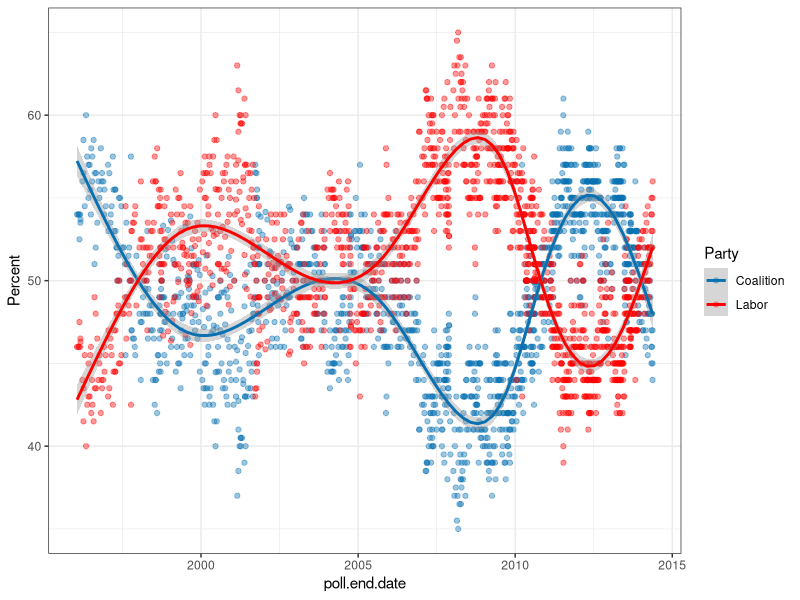

Generate this figure with R:
require(dplyr)
require(lubridate)
require(reshape2)
require(ggplot2)

#######################################################
# Functions to clean up and normalise the poll data.  #
#######################################################

clean.data <- function(data) {
  # clean up data names and remove unused columns from Toby's poll spreadsheet
  names(data) <- tolower(names(data))
  data <- select(data, 
                 poll.end.date,
                 poll.source = source,
                 liberal,
                 national,
                 coalition,
                 alp,
                 greens,
                 palmer.united,
                 family.first,
                 democrats,
                 pauline.hanson.one.nation = pauline.hanson...one.nation,
                 others,
                 coalition.2pp = coalition..2pp.,
                 labor.2pp = labor..2pp.,
                 satisfied.pm=satisfied..pm.,
                 dissatisfied.pm=dissatisfied..pm.,
                 satisfied.loto = satisfied..loto.,
                 dissatisfied.loto = dissatisfied..loto.,
                 prime.minister.ppm = prime.minister..ppm.,
                 opposition.leader.ppm = opposition.leader..ppm.,
                 prime.minister,
                 opposition.leader
                 )
  data$poll.end.date <- as.Date(dmy(data$poll.end.date))
  return(data)
}

create.long <- function(data.clean) {
  # Make a long version of the table
  data.long <- melt(data.clean, id.vars=c("poll.end.date", "poll.source", 
                                          "prime.minister", "opposition.leader"), na.rm=TRUE)
  data.long <- arrange(data.long, desc(poll.end.date), poll.source)
  return(data.long)
}

create.parties <- function(data) {
  # Create a table of primary votes and 2pps from cleaned poll data
  data.subset <- select(data, poll.end.date, poll.source, liberal, national, coalition,
                        alp, greens, palmer.united, family.first, democrats, pauline.hanson.one.nation,
                        others, coalition.2pp, labor.2pp)
  data.subset.long <- melt(data.subset, id.vars= c("poll.end.date", "poll.source"), na.rm = TRUE)
  return(data.subset.long)
}

create.2pp <- function(data, start_date) {
  # Create a subsetted table with only two party preferred results
  data.2pp <- select(data, Party=variable, Percent=value, poll.end.date)
  data.2pp$Party <- as.character(data.2pp$Party)
  data.2pp <- filter(data.2pp, Party=="coalition.2pp" | Party=="labor.2pp", poll.end.date>=start_date)
  # Make pretty variable names
  data.2pp$Party[data.2pp$Party=='labor.2pp'] <- "Labor"
  data.2pp$Party[data.2pp$Party=='coalition.2pp'] <- "Coalition"
  data.2pp <- mutate(data.2pp, type="Two-party preferred")
  return(data.2pp)
}

create.preferred.pm <- function(data) {
  data <- select(data, 
                 poll.end.date,
                 poll.source,
                 satisfied.pm,
                 dissatisfied.pm,
                 satisfied.loto,
                 dissatisfied.loto,
                 prime.minister.ppm,
                 opposition.leader.ppm,
                 prime.minister,
                 opposition.leader)
  data <- melt(data, id.vars = c("poll.end.date", "poll.source", "prime.minister", "opposition.leader"), na.rm = TRUE)
  data <- mutate(data, type="PM satisfaction")
  return(data)
}

create.primaries <- function(data) {
  data <- select(data, 
                 poll.end.date,
                 poll.source,
                 liberal,
                 national,
                 coalition,
                 alp,
                 greens,
                 palmer.united,
                 family.first,
                 democrats,
                 pauline.hanson.one.nation,
                 others
    )
  data <- melt(data, id.vars = c("poll.end.date", "poll.source"), na.rm = TRUE)  
  data <- mutate(data, type="Primary voting intention")
}

create.2pp.graph <- function(data) {
  # Create a ggplot2 graph of the
  graph <- ggplot(data, aes(y=Percent, x=poll.end.date, colour=Party))
  graph + geom_point(alpha=.4) + 
    stat_smooth() + 
    scale_colour_manual(values=c("#0971B2", "#FF0000")) + 
    labs(list(title="Two-party Preferred Polling, 1996-2014", y="Per cent", x="Year")) +
    theme_bw()
}

####################################################
# Script to create a chart of polling since 1996.  #
####################################################

data.raw <- read.csv(file="Opinion_Poll_Master.csv")
data.clean <- clean.data(data.raw)
parties <- create.parties(data.clean)
two.pp <- create.2pp(parties, '1996-01-01')
preferred.pm <- create.preferred.pm(data.clean)
primaries <- create.primaries(data.clean)
create.2pp.graph(two.pp)